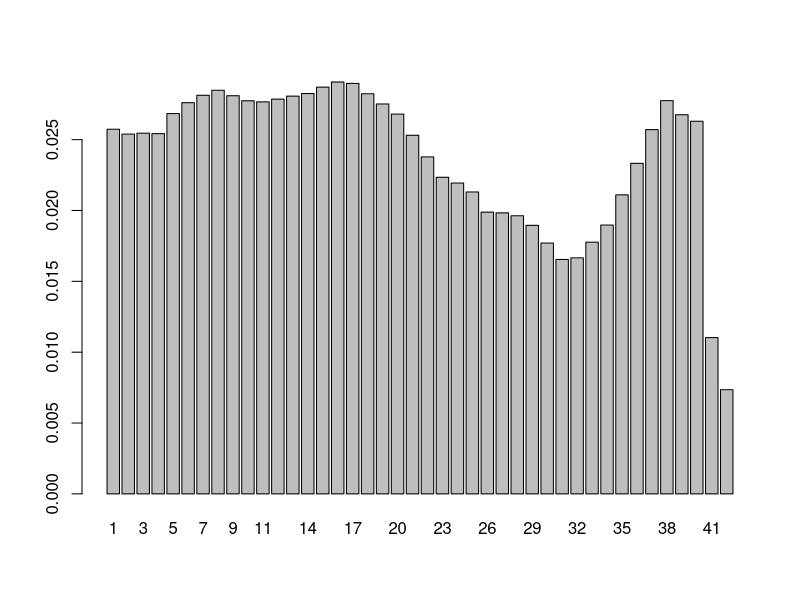

Write R code to recreate this figure.
##prob of landing on caught and chance
##transition matrix
n=40
m <- matrix(0,n,n+60)

for(i in 1:12){if(i<8){diag(m[,(i+2):(i+2+n)])=i/36}else{diag(m[,(i+1):(i+1+n)])=(13-i)/36} }
a=m[,1:40]
b=m[,41:80]

m=a+b
m
##chance1
m[16,] = m[31,]/4 +m[9,]/4 +m[1,]/4 +m[16,]/4


##chance2
m[27,] = m[31,]/4 +m[38,]/4 +m[1,]/4 +m[27,]/4


##caught(24,19)
m[24,] = m[31,]
m[19,] = m[31,]


##extra jail turns

j <- matrix(0,42,42)
j[1:40,1:40] = j[1:40,1:40] + m
j[41,] = j[31,]/3
j[42,] = j[31,]
j[31,] = j[31,]/3
j[31,41] = 2/3
j[41,42] = 2/3
j

##steady state matrix

ini <- matrix(0,1,42)
ini[1,1] = 1
ini
p = ini
for(i in 1:10000)
{p = p%*%j}
p
k=c(1:42)
barplot(p[1,k],Width =1, names.arg = k)

